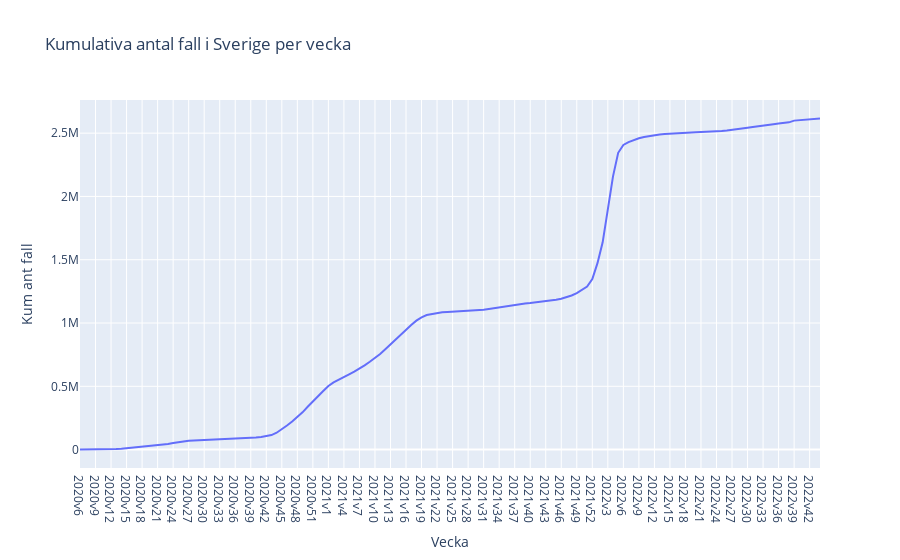

The notebook cell this image was saved under:
### Markdown cell above
### f)
- linjediagram av kumulativt antal fall från 2020v6 till nu

### Code cell
fig = px.line(veckodata_riket, x = "Vecka", y = "Kum ant fall", title = "Kumulativa antal fall i Sverige per vecka") #plotly diagram
fig.show()
fig.write_html("../Labb/Visualiseringar/kum_ant_fall_per_vecka.html") #sparar visualisering i mappen som html-fil

### Figure 1 — Plotly figure (JSON) as saved in the notebook; plotly's stock layout.template omitted (floating-point values rounded to 4 significant figures; data arrays with more than 128 entries replaced by an {"elided": "..."} marker saying what was removed)
{"data": [{"hovertemplate": "Vecka=%{x}<br>Kum ant fall=%{y}<extra></extra>", "legendgroup": "", "line": {"color": "#636efa", "dash": "solid"}, "marker": {"symbol": "circle"}, "mode": "lines", "name": "", "orientation": "v", "showlegend": false, "type": "scatter", "x": {"elided": "144 str values"}, "xaxis": "x", "y": {"elided": "144 int values"}, "yaxis": "y"}], "layout": {"legend": {"tracegroupgap": 0}, "title": {"text": "Kumulativa antal fall i Sverige per vecka"}, "xaxis": {"anchor": "y", "domain": [0, 1], "title": {"text": "Vecka"}}, "yaxis": {"anchor": "x", "domain": [0, 1], "title": {"text": "Kum ant fall"}}}}
